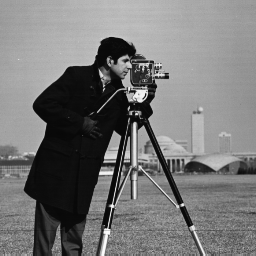
#> input picture bitwise&masking/cameraman.tif, 256 x 256 px
$ python '12-bitwise&mask.py'
#> lines starting #> are read from the running program, lines starting #| are printed output that depends on the picture; after the words box and inside, x2 and y2 are one past the last pixel; in counts of white or black regions, pixels touching at a corner belong together
import numpy as np
import cv2

image = cv2.imread("cameraman.tif")
#> image is the input picture: shape (256, 256, 3); min 7, max 253, mean 118.7
mask1 = np.zeros((image.shape[:2]),dtype="uint8")
mask2 = np.zeros((image.shape[:2]),dtype="uint8")

#rectange or circle mask
cv2.rectangle(mask1,(100,100),(156,156),255,-1)
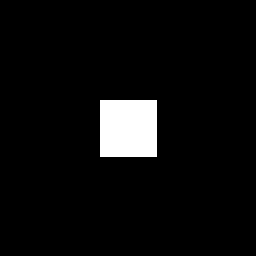
#> mask1: shape (256, 256); 5% white; 1 white region, box (x1, y1, x2, y2) and area: (100, 100, 157, 157) 3249
cv2.circle(mask2,(int(mask2.shape[1]/2),int(mask2.shape[0]/2)),50,255,-1)
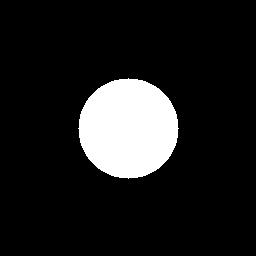
#> mask2: shape (256, 256); 12% white; 1 white region, box (x1, y1, x2, y2) and area: (78, 78, 179, 179) 7845
cv2.imshow("Mask 1",mask1)
cv2.imshow("Mask 2",mask2)
cv2.imshow("Filter 1",cv2.bitwise_and(image.copy(),image.copy(),mask=mask1))
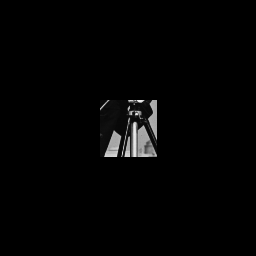
#> window 'Filter 1': shape (256, 256, 3); min 0, max 238, mean 3.7
cv2.imshow("Filter 2",cv2.bitwise_and(image,image,mask=mask2))
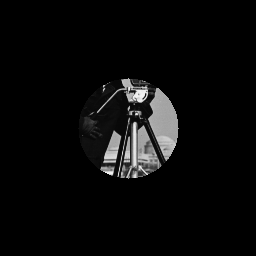
#> window 'Filter 2': shape (256, 256, 3); min 0, max 244, mean 10.1

cv2.waitKey(0)
cv2.destroyAllWindows()
